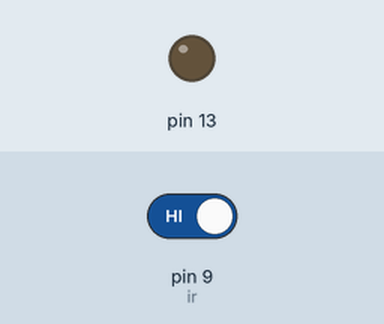
Simulated run of this sketch. Board: Arduino Uno, built with avr-gcc and run on an emulated ATmega328P. Parts: output pins drawn as LEDs (lit = HIGH). The test bench sets the inputs (shaded band); at power-on: pin 9 (ir) HIGH.

Above: at 1.2 s.
1.3 s: pin 9 (ir) driven LOW
At 2.2 s:
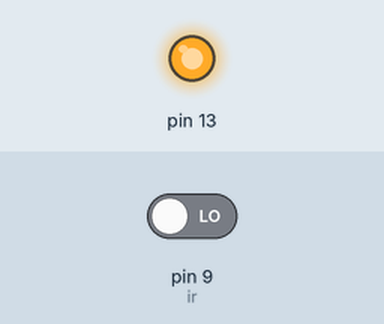
2.8 s: pin 9 (ir) driven HIGH
At 3.3 s:
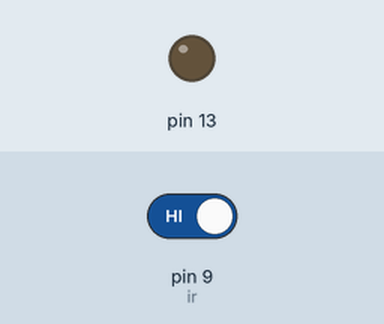
Timing chart, 0 to 5.8 s (numbered marks = the images above; inputs shaded):
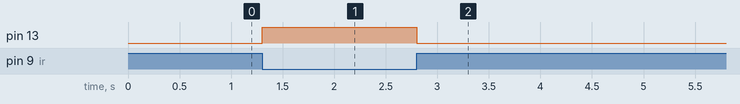

Measured:
- after the input at 1.3 s, pin 13: LOW → HIGH at once
- after the input at 2.8 s, pin 13: HIGH → LOW at once

The sketch:

ir_sensor1.ino
```cpp
// C++ code
//
int ir=9;
void setup()
{
  pinMode(13, OUTPUT);
  pinMode(ir,INPUT);
  Serial.begin(9600);
}

void loop()
{
  int cond=digitalRead(ir);
  if (cond==0){
    digitalWrite(13, HIGH);
  }
  else{
    digitalWrite(13, LOW);
  }
}
```
